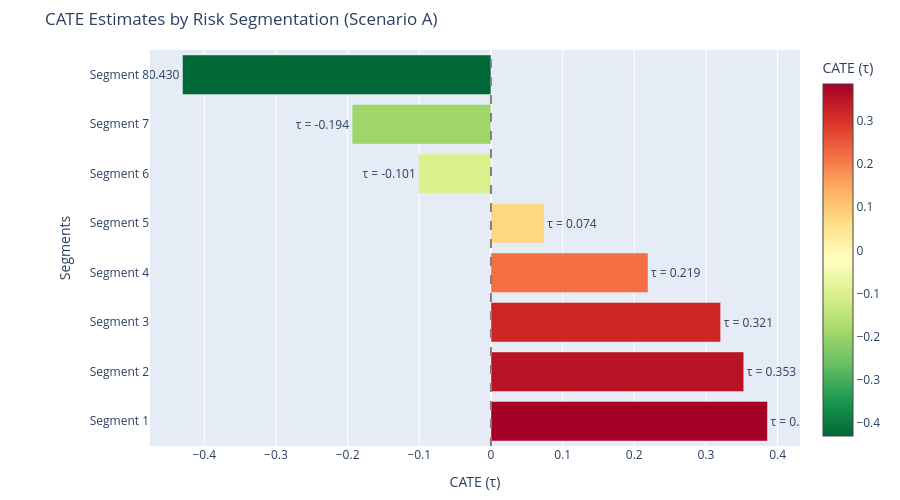

Notebook code for this chart:
### Markdown cell above
**TODO Interpretation**
Top Split: Driver Experience: The tree immediately splits the data based on experience (Importance: 39.7%). This confirms that experience is the primary moderator of lighting effectiveness.

Second Split: Traffic Density: For drivers with similar experience, the model finds that Traffic Density (Importance: 31.2%) further differentiates the effect. Lights are more causally effective in high-density areas where visual clutter makes target identification harder for the driver.

Environmental Activation: The tree also identified Time (Evening) and Weather (Snowy) as secondary factors. Lighting has a "higher lift" during active snowfall compared to clear nights.

Visualization of the Causal Tree splits: (The colors in the tree represent the magnitude of the safety benefit; darker nodes indicate segments where installing lights has the strongest causal impact on reducing claim severity).

Segmentation Strategy: As an actuary, we can now define high-utility clusters (e.g., Experience < 15 years AND Traffic > 2.0) and low-utility clusters, allowing for much more precise underwriting or infrastructure recommendations.

### Code cell
segments_df = pd.DataFrame(extract_tree_rules(intrp, X_light.columns.tolist()))
segments_df = segments_df.sort_values('cate', ascending=False).reset_index(drop=True)

fig = go.Figure(go.Bar(
    y=[f"Segment {i+1}" for i in range(len(segments_df))],
    x=segments_df['cate'],
    orientation='h',
    marker=dict(color=segments_df['cate'], colorscale='RdYlGn_r', showscale=True, colorbar=dict(title="CATE (τ)")),
    text=[f"τ = {cate:.3f}" for cate in segments_df['cate']],
    textposition='outside',
    hovertemplate='<b>%{y}</b><br><b>CATE (τ): %{x:.4f}</b><br><br><b>Rule:</b> %{customdata[0]}<br>N: %{customdata[1]}<extra></extra>',
    customdata=list(zip(segments_df['rule'].tolist(), segments_df['n_samples'].tolist()))
))

fig.update_layout(title='CATE Estimates by Risk Segmentation (Scenario A)', xaxis_title='CATE (τ)', yaxis_title='Segments', height=500, margin=dict(l=150, r=50, t=50, b=50))
fig.add_vline(x=0, line_dash="dash", line_color="gray")
fig.show()

# Also print the segments table for reference
print("\nSegmentation Rules and CATE Estimates:")
print("=" * 80)
for i, row in segments_df.iterrows():
    print(f"\nSegment {i+1}:")
    print(f"  Rule: {row['rule']}")
    print(f"  CATE (τ̂): {row['cate']:.4f}")
    print(f"  Sample Size: {row['n_samples']}")

### Figure 1 — Plotly figure (JSON) as saved in the notebook; plotly's stock layout.template omitted (floating-point values rounded to 4 significant figures)
{"data": [{"customdata": [["Driver_Experience > 41.50 & Driver_Experience > 59.50 & Traffic_Density_Low > 0.50", 14], ["Driver_Experience > 41.50 & Driver_Experience > 59.50 & Traffic_Density_Low <= 0.50", 25], ["Driver_Experience > 41.50 & Driver_Experience <= 59.50 & Traffic_Density_Low > 0.50", 29], ["Driver_Experience > 41.50 & Driver_Experience <= 59.50 & Traffic_Density_Low <= 0.50", 96], ["Driver_Experience <= 41.50 & Traffic_Density_Low > 0.50 & Driver_Experience > 24.00", 48], ["Driver_Experience <= 41.50 & Traffic_Density_Low > 0.50 & Driver_Experience <= 24.00", 23], ["Driver_Experience <= 41.50 & Traffic_Density_Low <= 0.50 & Driver_Experience > 21.50", 104], ["Driver_Experience <= 41.50 & Traffic_Density_Low <= 0.50 & Driver_Experience <= 21.50", 39]], "hovertemplate": "<b>%{y}</b><br><b>CATE (τ): %{x:.4f}</b><br><br><b>Rule:</b> %{customdata[0]}<br>N: %{customdata[1]}<extra></extra>", "marker": {"color": [0.3859, 0.3528, 0.3205, 0.2192, 0.0743, -0.1007, -0.1936, -0.4304], "colorbar": {"title": {"text": "CATE (τ)"}}, "colorscale": [[0.0, "rgb(0,104,55)"], [0.1, "rgb(26,152,80)"], [0.2, "rgb(102,189,99)"], [0.3, "rgb(166,217,106)"], [0.4, "rgb(217,239,139)"], [0.5, "rgb(255,255,191)"], [0.6, "rgb(254,224,139)"], [0.7, "rgb(253,174,97)"], [0.8, "rgb(244,109,67)"], [0.9, "rgb(215,48,39)"], [1.0, "rgb(165,0,38)"]], "showscale": true}, "orientation": "h", "text": ["τ = 0.386", "τ = 0.353", "τ = 0.321", "τ = 0.219", "τ = 0.074", "τ = -0.101", "τ = -0.194", "τ = -0.430"], "textposition": "outside", "type": "bar", "x": [0.3859, 0.3528, 0.3205, 0.2192, 0.0743, -0.1007, -0.1936, -0.4304], "y": ["Segment 1", "Segment 2", "Segment 3", "Segment 4", "Segment 5", "Segment 6", "Segment 7", "Segment 8"]}], "layout": {"height": 500, "margin": {"b": 50, "l": 150, "r": 50, "t": 50}, "shapes": [{"line": {"color": "gray", "dash": "dash"}, "type": "line", "x0": 0, "x1": 0, "xref": "x", "y0": 0, "y1": 1, "yref": "y domain"}], "title": {"text": "CATE Estimates by Risk Segmentation (Scenario A)"}, "xaxis": {"title": {"text": "CATE (τ)"}}, "yaxis": {"title": {"text": "Segments"}}}}
